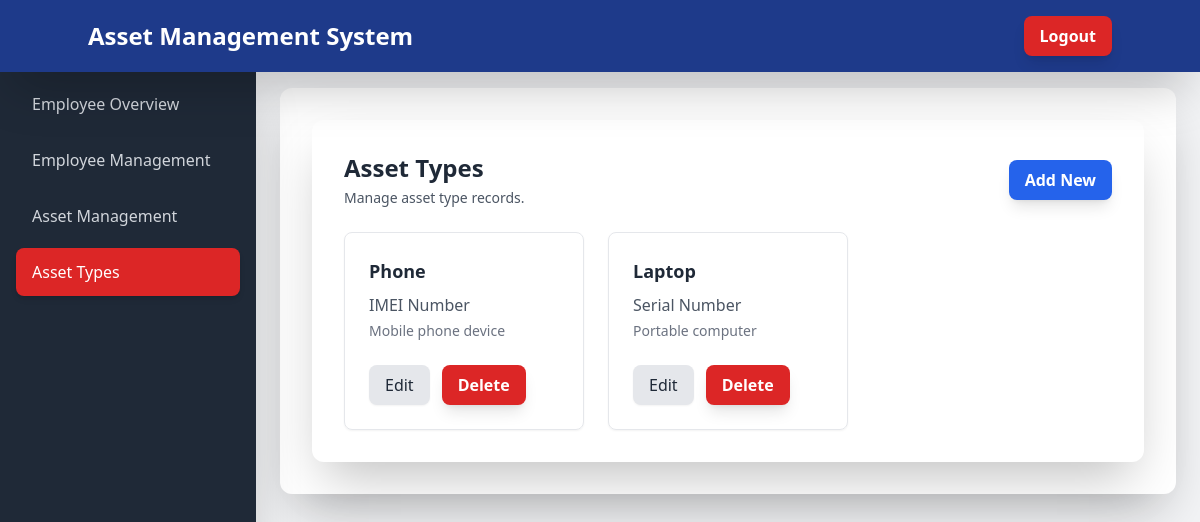
The app's page /asset-types/ (signed in), older data.
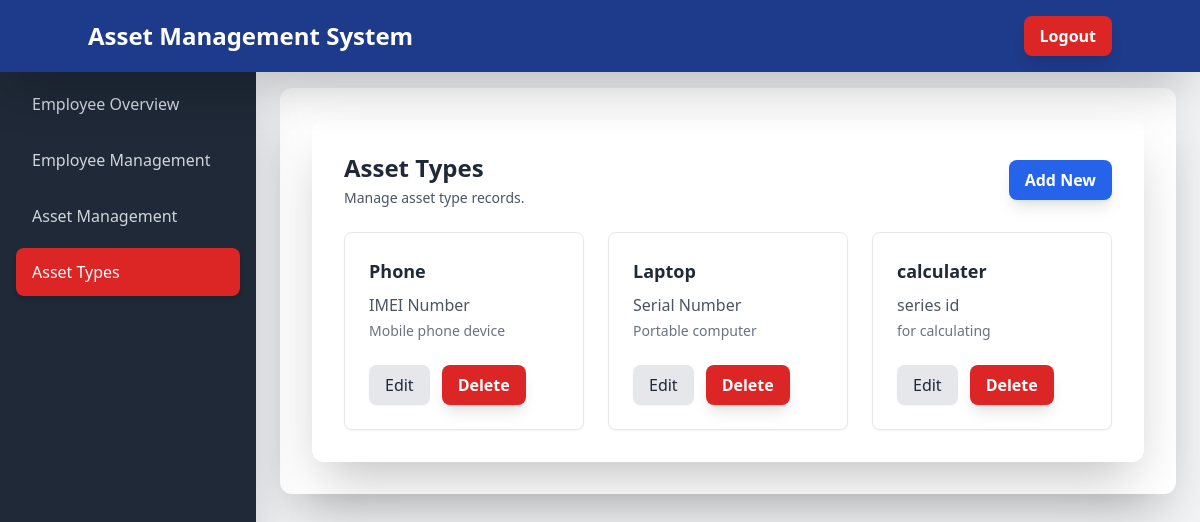
The same page, newer data.
### assets/models.py (models this page shows, shortened)
class AssetType(models.Model):
    name = models.CharField(max_length=255)
    identification_type_label = models.CharField(max_length=255)
    object_description = models.CharField(max_length=255)
    is_active = models.BooleanField(default=True)

### assets/views.py (the view)
# urls.py: path('asset-types/', views.AssetTypeListView.as_view(), name='assettype_list'),
class AssetTypeListView(LoginRequiredMixin, UserPassesTestMixin, ListView):
    model = AssetType
    template_name = 'assets/assettype_list.html'
    context_object_name = 'asset_types'
    def test_func(self):
        return self.request.user.is_staff
    def get_queryset(self):
        return AssetType.objects.filter(is_active=True)

### assets/templates/assets/assettype_list.html (shortened to what this page needs)
{% extends 'assets/base.html' %}
{% block content %}
<div class="bg-white rounded-xl shadow-2xl p-8">
    <div class="flex justify-between items-center mb-6">
        <div>
            <h3 class="text-2xl font-bold text-gray-800">Asset Types</h3>
            <p class="mt-1 text-sm text-gray-600">Manage asset type records.</p>
        </div>
        <a href="{% url 'assettype_create' %}" class="bg-blue-600 hover:bg-blue-700 text-white font-semibold rounded-lg shadow-lg px-4 py-2 transition duration-200 transform hover:scale-[1.01] active:scale-[0.98]">Add New</a>
    </div>
    <div class="grid grid-cols-1 md:grid-cols-2 lg:grid-cols-3 gap-6">
        {% for asset_type in asset_types %}
            <div class="border border-gray-200 rounded-lg p-6 shadow-sm hover:shadow-lg transition duration-200">
                <h3 class="text-lg font-semibold text-gray-800">{{ asset_type.name }}</h3>
                <p class="text-gray-600 mt-2">{{ asset_type.identification_type_label }}</p>
                <p class="text-sm text-gray-500 mt-1">{{ asset_type.object_description }}</p>
                <div class="mt-6 flex space-x-3">
                    <a href="{% url 'assettype_update' asset_type.pk %}" class="bg-gray-200 hover:bg-gray-300 text-gray-800 font-medium rounded-lg shadow-sm px-4 py-2 transition duration-200">Edit</a>
                    <form method="post" action="{% url 'assettype_soft_delete' asset_type.pk %}" style="display:inline;" onsubmit="return confirm('Are you sure you want to soft delete this asset type?')">
                        <button type="submit" class="bg-red-600 hover:bg-red-700 text-white font-semibold rounded-lg shadow-lg px-4 py-2 transition duration-200">Delete</button>
                    </form>
                </div>
            </div>
        {% endfor %}
    </div>
</div>
{% endblock %}

Row changes from the older to the newer data that the page shows:
added AssetType: name "calculater", identification_type_label "series id", object_description "for calculating"
